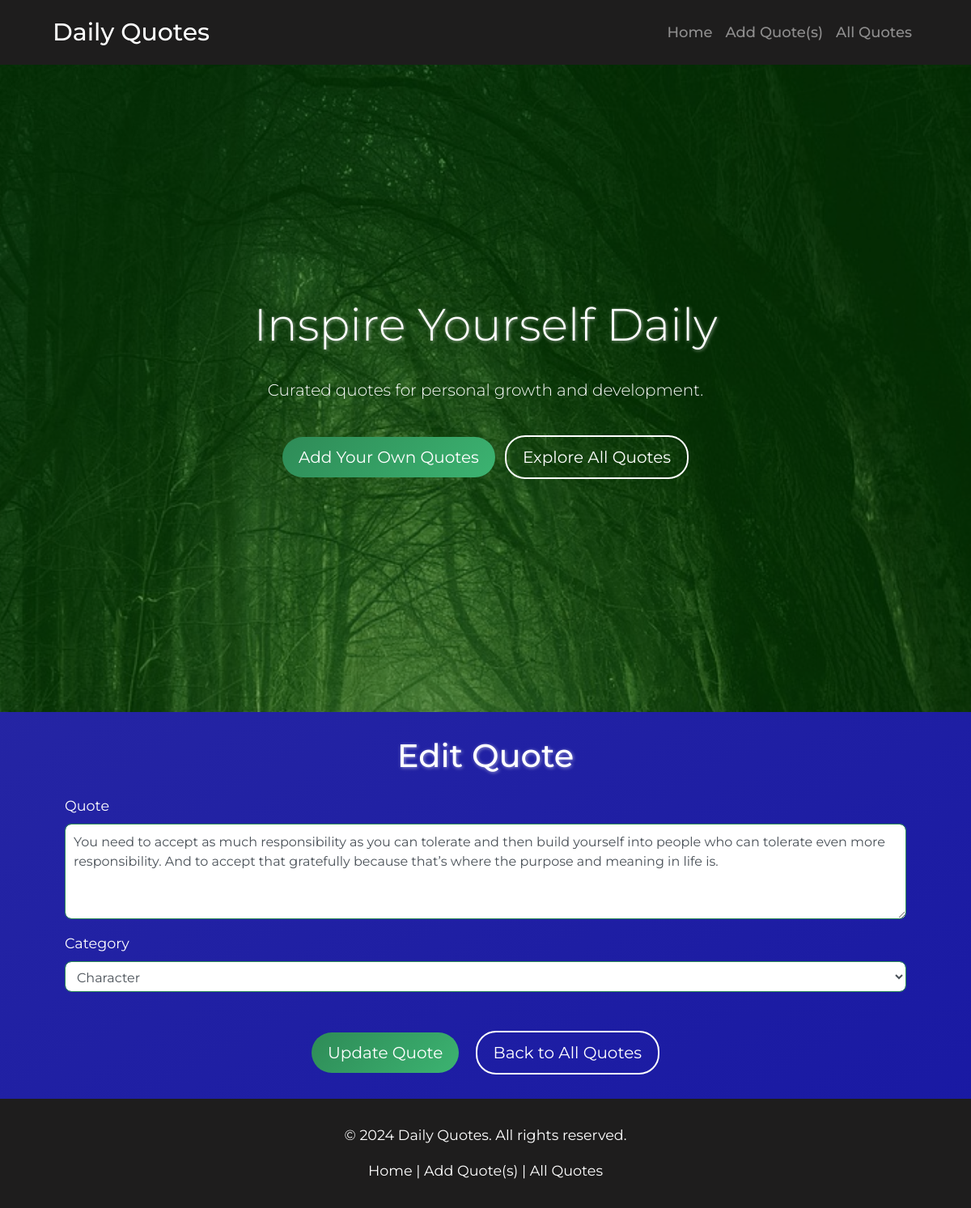
The app's page /edit/7 with its own data.
### tables this page shows
CREATE TABLE quotes (
            id INTEGER PRIMARY KEY AUTOINCREMENT,
            text TEXT NOT NULL
        , category TEXT NOT NULL DEFAULT 'Uncategorized');

CREATE TABLE categories (
            id INTEGER PRIMARY KEY AUTOINCREMENT,
            name TEXT NOT NULL UNIQUE
        , "order" INTEGER);

### app.py (the view, shortened to what this page needs)
@app.route('/edit/<int:id>', methods=('GET', 'POST'))
def edit_quote(id):
    conn = get_db_connection()
    quote = conn.execute('SELECT * FROM quotes WHERE id = ?', (id,)).fetchone()
    if quote is None:
        conn.close()
        flash('Quote not found.', 'danger')
        return redirect(url_for('home'))
    categories = [row['name'] for row in conn.execute('SELECT name FROM categories').fetchall()]
    conn.close()
    return render_template('edit_quote.html', quote=quote, categories=categories)

### app.py (called while the page is built)
def get_db_connection():
    conn = sqlite3.connect('quotes.db')
    conn.row_factory = sqlite3.Row
    return conn

@app.context_processor
def inject_current_year():
    return {'current_year': datetime.utcnow().year}

### templates/edit_quote.html
{% extends 'base.html' %}
{% block content %}
<div class="container">
    <h1 class="my-4 text-center">Edit Quote</h1>
    <form method="post">
        <div class="form-group">
            <label for="quote">Quote</label>
            <textarea class="form-control" id="quote" name="quote" rows="4" required>{{ quote['text'] }}</textarea>
        </div>
        <div class="form-group">
            <label for="category">Category</label>
            <select class="form-control" id="category" name="category" required>
                {% for category in categories %}
                <option value="{{ category }}" {% if quote['category'] == category %}selected{% endif %}>{{ category }}</option>
                {% endfor %}
            </select>
        </div>
        <div class="text-center mt-5">
            <button type="submit" class="btn btn-primary btn-lg mr-3">Update Quote</button>
            <a href="{{ url_for('all_quotes') }}" class="btn btn-outline-light btn-lg">Back to All Quotes</a>
        </div>
    </form>
</div>
{% endblock %}

### static/styles.css (style rules this page uses)
body { margin: 0; padding: 0; font-family: 'Montserrat', sans-serif; color: #1f1616; overflow-x: hidden; font-size: 16px; line-height: 1.6; background: #000000; transition: all 0.3s ease; }
h1 { margin-bottom: 30px; text-shadow: 1px 1px 4px rgba(255, 255, 255, 0.5); font-size: 2.5em; margin-bottom: 30px; color: #ffffff; }
body::before { content: ''; position: fixed; top: 0; left: -50%; width: 200%; height: 100%; background: linear-gradient(-30deg, #1111e9, #000079, #1111e9, #4545ea); background-size: 400% 400%; animation: gradientAnimation 5s ease infinite; z-index: -1; opacity: 0.7; }
.container { margin: 30px auto; max-width: 1100px; padding: 0 15px; }
.btn-outline-light { border: 2px solid #fff; color: #fff; transition: background-color 0.3s ease, color 0.3s ease; }
.btn { border-radius: 25px; padding: 10px 20px; transition: background-color 0.3s, transform 0.3s; }
.btn-primary { background: linear-gradient(135deg, #2e8b57, #3cb371); border: none; color: #fff; transition: transform 0.3s ease, box-shadow 0.3s ease; }
.form-control { border-radius: 8px; padding: 10px; border: 1px solid #2e8b57; }
.form-group label { color: #ffffff; font-size: 1.1em; }
a { color: #2e8b57; text-decoration: none; transition: color 0.3s; }

### records on screen
quotes: quote "You need to accept as much responsibility as you can tolerate and then build yourself into people who can tolerate even more responsibility. And to accept that gratefully because that’s where the purpose and meaning in life is.", category "Character"
